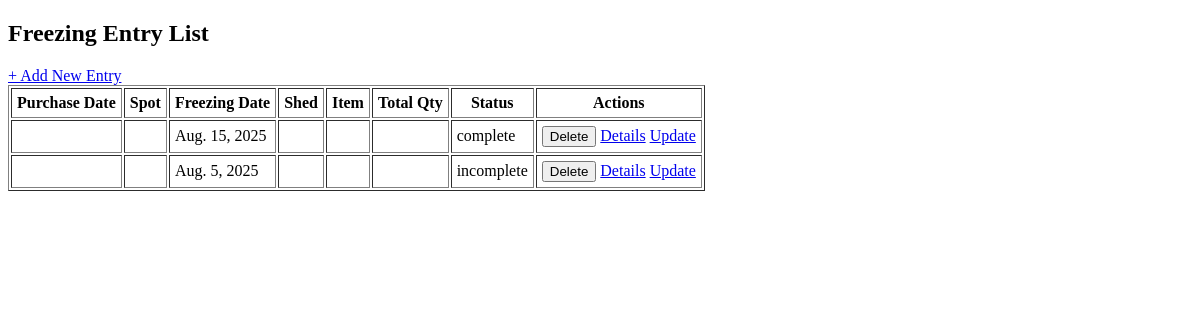
The page /adminapp/freezing-entry-local/ on the database as committed earlier.
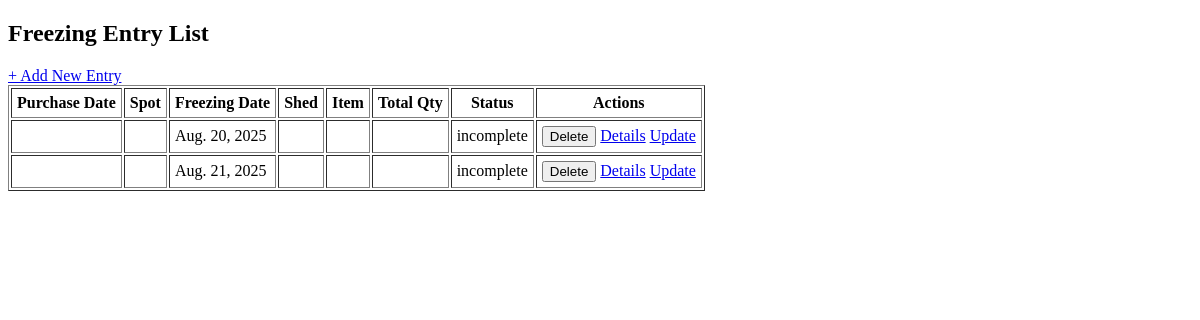
The same page on the database as committed later.
### adminapp/models.py (models this page shows, shortened)
class BaseModel(models.Model):
    id = models.CharField(
        primary_key=True,
        max_length=4,
        editable=False,
        unique=True,
        default=generate_short_id
    )
    class Meta:
        abstract = True

class FreezingEntryLocal(BaseModel):
    freezing_date = models.DateField()
    voucher_number = models.CharField(max_length=50)
    local_purchase_date = models.DateField(null=True, blank=True)
    party = models.ForeignKey('LocalPurchase', on_delete=models.CASCADE)
    total_usd = models.DecimalField(max_digits=10, decimal_places=2, default=0)
    total_inr = models.DecimalField(max_digits=10, decimal_places=2, default=0)
    total_slab = models.DecimalField(max_digits=10, decimal_places=2, default=0)
    total_c_s = models.DecimalField(max_digits=10, decimal_places=2, default=0)
    total_kg = models.DecimalField(max_digits=10, decimal_places=2, default=0)
    FREEZING_STATUS_CHOICES = [
        ('complete', 'Complete'),
        ('incomplete', 'Incomplete'),
    ]
    freezing_status = models.CharField(
        max_length=50,
        choices=FREEZING_STATUS_CHOICES,
        default='incomplete'
    )

### adminapp/views.py (the view)
# urls.py: path('freezing-entry-local/', views.freezing_entry_local_list, name='freezing_entry_local_list'),
def freezing_entry_local_list(request):
    entries = FreezingEntryLocal.objects.all()
    return render(request, 'adminapp/freezing/freezing_entry_local_list.html', {'entries': entries})

### adminapp/templates/adminapp/freezing/freezing_entry_local_list.html (shortened to what this page needs)
<!DOCTYPE html>
<html>
<head>
</head>
<body>
<h2>Freezing Entry List</h2>
<a href="{% url 'adminapp:freezing_entry_local_create' %}">+ Add New Entry</a>
<table border="1" cellpadding="5">
    <thead>
        <tr>
            <th>Purchase Date</th>
            <th>Spot</th>
            <th>Freezing Date</th>
            <th>Shed</th>
            <th>Item</th>
            <th>Total Qty</th>
            <th>Status</th>
            <th>Actions</th>
        </tr>
    </thead>
    <tbody>
        {% for entry in entries %}
        <tr>
            <td>{{ entry.purchase_date }}</td>
            <td>{{ entry.spot }}</td>
            <td>{{ entry.freezing_date }}</td>
            <td>{{ entry.shed }}</td>
            <td>{{ entry.item }}</td>
            <td>{{ entry.total_quantity }}</td>
            <td>{{ entry.freezing_status }}</td>
            <td>
                <form method="post" action="{% url 'adminapp:delete_freezing_entry_local' entry.pk %}" style="display:inline;">
                    <button type="submit" onclick="return confirm('Are you sure you want to delete this entry?')">Delete</button>
                </form>
                <a href="{% url 'adminapp:freezing_entry_local_detail' entry.id %}">Details</a>
                <a href="{% url 'adminapp:freezing_entry_local_update' entry.id %}">Update</a>
            </td>
        </tr>
        {% empty %}
        <tr><td colspan="8">No entries found.</td></tr>
        {% endfor %}
    </tbody>
</table>
</body>
</html>

Rows that differ between the two databases and show on the page:
removed FreezingEntryLocal: freezing_date "Aug. 15, 2025", freezing_status "complete"
removed FreezingEntryLocal: freezing_date "Aug. 5, 2025", freezing_status "incomplete"
added FreezingEntryLocal: freezing_date "Aug. 20, 2025", freezing_status "incomplete"
added FreezingEntryLocal: freezing_date "Aug. 21, 2025", freezing_status "incomplete"
